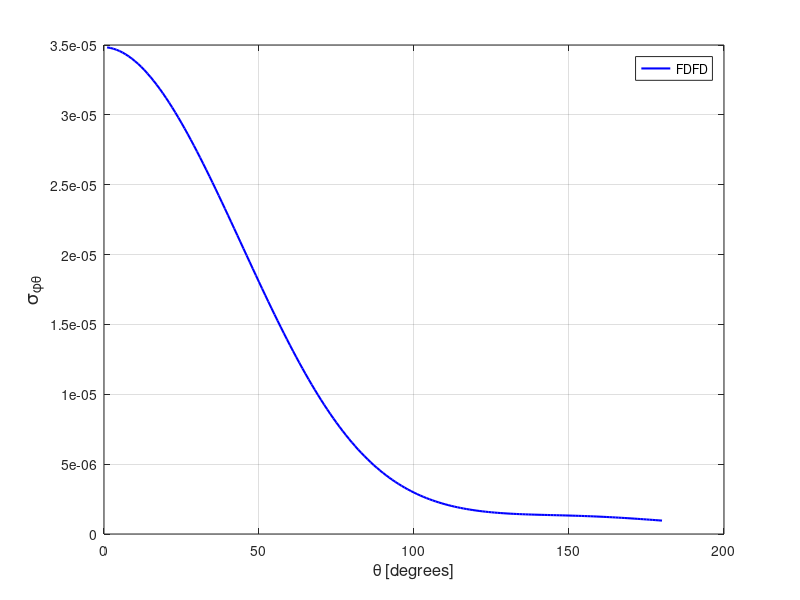

MATLAB code for this plot:
spt = [ 
    1  0.34828314E-04
    2  0.34791359E-04
    3  0.34735756E-04
    4  0.34661898E-04
    5  0.34569399E-04
    6  0.34458975E-04
    7  0.34330722E-04
    8  0.34185545E-04
    9  0.34022887E-04
   10  0.33843658E-04
   11  0.33648190E-04
   12  0.33436387E-04
   13  0.33208984E-04
   14  0.32966345E-04
   15  0.32708867E-04
   16  0.32437063E-04
   17  0.32151485E-04
   18  0.31852211E-04
   19  0.31539959E-04
   20  0.31215295E-04
   21  0.30877873E-04
   22  0.30528801E-04
   23  0.30168916E-04
   24  0.29797982E-04
   25  0.29416935E-04
   26  0.29026331E-04
   27  0.28626378E-04
   28  0.28217446E-04
   29  0.27800414E-04
   30  0.27376000E-04
   31  0.26943986E-04
   32  0.26505433E-04
   33  0.26060543E-04
   34  0.25610119E-04
   35  0.25154326E-04
   36  0.24694129E-04
   37  0.24229043E-04
   38  0.23761315E-04
   39  0.23290200E-04
   40  0.22815530E-04
   41  0.22339582E-04
   42  0.21861932E-04
   43  0.21382642E-04
   44  0.20902797E-04
   45  0.20423049E-04
   46  0.19943105E-04
   47  0.19464993E-04
   48  0.18987253E-04
   49  0.18511060E-04
   50  0.18037223E-04
   51  0.17566139E-04
   52  0.17097216E-04
   53  0.16633028E-04
   54  0.16172344E-04
   55  0.15714963E-04
   56  0.15263155E-04
   57  0.14816481E-04
   58  0.14374006E-04
   59  0.13938744E-04
   60  0.13508379E-04
   61  0.13084939E-04
   62  0.12668471E-04
   63  0.12258308E-04
   64  0.11855939E-04
   65  0.11460384E-04
   66  0.11073396E-04
   67  0.10693547E-04
   68  0.10322469E-04
   69  0.99592844E-05
   70  0.96048216E-05
   71  0.92589398E-05
   72  0.89220539E-05
   73  0.85935253E-05
   74  0.82743190E-05
   75  0.79641304E-05
   76  0.76625965E-05
   77  0.73701704E-05
   78  0.70871702E-05
   79  0.68129375E-05
   80  0.65477479E-05
   81  0.62917748E-05
   82  0.60443695E-05
   83  0.58058854E-05
   84  0.55758846E-05
   85  0.53549070E-05
   86  0.51419674E-05
   87  0.49377845E-05
   88  0.47413541E-05
   89  0.45534871E-05
   90  0.43734640E-05
   91  0.42010179E-05
   92  0.40358595E-05
   93  0.38784287E-05
   94  0.37280531E-05
   95  0.35844919E-05
   96  0.34478128E-05
   97  0.33175108E-05
   98  0.31937268E-05
   99  0.30762390E-05
  100  0.29642465E-05
  101  0.28583504E-05
  102  0.27578690E-05
  103  0.26625978E-05
  104  0.25726272E-05
  105  0.24877304E-05
  106  0.24072845E-05
  107  0.23311500E-05
  108  0.22599042E-05
  109  0.21927237E-05
  110  0.21295862E-05
  111  0.20701518E-05
  112  0.20143286E-05
  113  0.19620543E-05
  114  0.19132085E-05
  115  0.18674494E-05
  116  0.18247084E-05
  117  0.17848189E-05
  118  0.17479284E-05
  119  0.17131620E-05
  120  0.16813457E-05
  121  0.16516742E-05
  122  0.16241033E-05
  123  0.15986435E-05
  124  0.15752372E-05
  125  0.15536323E-05
  126  0.15338086E-05
  127  0.15155008E-05
  128  0.14987588E-05
  129  0.14832423E-05
  130  0.14692812E-05
  131  0.14563584E-05
  132  0.14444937E-05
  133  0.14336806E-05
  134  0.14237407E-05
  135  0.14146468E-05
  136  0.14063206E-05
  137  0.13985867E-05
  138  0.13913507E-05
  139  0.13845117E-05
  140  0.13781154E-05
  141  0.13720700E-05
  142  0.13663310E-05
  143  0.13607165E-05
  144  0.13551439E-05
  145  0.13496525E-05
  146  0.13441270E-05
  147  0.13385281E-05
  148  0.13328689E-05
  149  0.13267995E-05
  150  0.13207227E-05
  151  0.13142555E-05
  152  0.13076341E-05
  153  0.13006305E-05
  154  0.12932487E-05
  155  0.12854540E-05
  156  0.12773036E-05
  157  0.12686702E-05
  158  0.12596799E-05
  159  0.12502015E-05
  160  0.12402322E-05
  161  0.12298138E-05
  162  0.12189338E-05
  163  0.12076242E-05
  164  0.11957687E-05
  165  0.11836394E-05
  166  0.11709075E-05
  167  0.11578425E-05
  168  0.11444284E-05
  169  0.11305374E-05
  170  0.11162819E-05
  171  0.11017721E-05
  172  0.10869242E-05
  173  0.10717176E-05
  174  0.10562634E-05
  175  0.10405857E-05
  176  0.10246094E-05
  177  0.10085561E-05
  178  0.99231590E-06
  179  0.97597308E-06
  180  0.95947564E-06
  181  0.94293449E-06
  182  0.92635997E-06
  183  0.90977960E-06
  184  0.89319951E-06
  185  0.87665501E-06
  186  0.86020083E-06
  187  0.84379758E-06
  188  0.82752842E-06
  189  0.81146823E-06
  190  0.79550512E-06
  191  0.77974244E-06
  192  0.76422867E-06
  193  0.74894655E-06
  194  0.73388787E-06
  195  0.71912473E-06
  196  0.70467775E-06
  197  0.69046467E-06
  198  0.67667980E-06
  199  0.66316409E-06
  200  0.64997391E-06
  201  0.63723263E-06
  202  0.62484406E-06
  203  0.61284106E-06
  204  0.60127144E-06
  205  0.59004356E-06
  206  0.57924882E-06
  207  0.56896761E-06
  208  0.55912619E-06
  209  0.54967069E-06
  210  0.54075980E-06
  211  0.53227802E-06
  212  0.52432614E-06
  213  0.51673226E-06
  214  0.50968754E-06
  215  0.50319466E-06
  216  0.49717573E-06
  217  0.49171791E-06
  218  0.48671643E-06
  219  0.48219533E-06
  220  0.47830969E-06
  221  0.47496221E-06
  222  0.47212669E-06
  223  0.46995720E-06
  224  0.46829118E-06
  225  0.46727644E-06
  226  0.46687126E-06
  227  0.46695408E-06
  228  0.46779323E-06
  229  0.46924831E-06
  230  0.47148256E-06
  231  0.47421668E-06
  232  0.47788797E-06
  233  0.48211774E-06
  234  0.48724445E-06
  235  0.49319112E-06
  236  0.49993162E-06
  237  0.50767864E-06
  238  0.51627893E-06
  239  0.52601587E-06
  240  0.53672392E-06
  241  0.54853757E-06
  242  0.56157506E-06
  243  0.57597578E-06
  244  0.59155548E-06
  245  0.60872179E-06
  246  0.62737388E-06
  247  0.64763162E-06
  248  0.66997706E-06
  249  0.69408594E-06
  250  0.72011380E-06
  251  0.74850533E-06
  252  0.77905952E-06
  253  0.81247720E-06
  254  0.84855333E-06
  255  0.88725483E-06
  256  0.92937398E-06
  257  0.97500424E-06
  258  0.10241113E-05
  259  0.10769326E-05
  260  0.11338440E-05
  261  0.11952854E-05
  262  0.12612445E-05
  263  0.13324051E-05
  264  0.14086999E-05
  265  0.14905703E-05
  266  0.15785112E-05
  267  0.16725400E-05
  268  0.17731497E-05
  269  0.18809518E-05
  270  0.19961069E-05
  271  0.21183957E-05
  272  0.22492693E-05
  273  0.23882969E-05
  274  0.25360075E-05
  275  0.26933419E-05
  276  0.28599738E-05
  277  0.30362571E-05
  278  0.32228158E-05
  279  0.34198220E-05
  280  0.36279118E-05
  281  0.38472340E-05
  282  0.40778141E-05
  283  0.43201176E-05
  284  0.45742599E-05
  285  0.48409074E-05
  286  0.51200927E-05
  287  0.54114075E-05
  288  0.57159677E-05
  289  0.60331759E-05
  290  0.63635434E-05
  291  0.67071596E-05
  292  0.70631686E-05
  293  0.74330660E-05
  294  0.78153180E-05
  295  0.82104334E-05
  296  0.86189430E-05
  297  0.90397525E-05
  298  0.94732286E-05
  299  0.99185918E-05
  300  0.10375182E-04
  301  0.10844234E-04
  302  0.11323325E-04
  303  0.11814114E-04
  304  0.12314911E-04
  305  0.12824964E-04
  306  0.13344405E-04
  307  0.13872798E-04
  308  0.14409457E-04
  309  0.14952833E-04
  310  0.15502481E-04
  311  0.16059163E-04
  312  0.16620583E-04
  313  0.17186498E-04
  314  0.17756018E-04
  315  0.18328399E-04
  316  0.18903136E-04
  317  0.19478775E-04
  318  0.20054782E-04
  319  0.20630816E-04
  320  0.21205267E-04
  321  0.21777949E-04
  322  0.22346974E-04
  323  0.22912172E-04
  324  0.23473125E-04
  325  0.24027466E-04
  326  0.24575580E-04
  327  0.25117448E-04
  328  0.25650270E-04
  329  0.26173384E-04
  330  0.26688058E-04
  331  0.27192073E-04
  332  0.27684926E-04
  333  0.28165154E-04
  334  0.28633121E-04
  335  0.29087763E-04
  336  0.29528373E-04
  337  0.29954464E-04
  338  0.30365585E-04
  339  0.30761072E-04
  340  0.31139789E-04
  341  0.31502321E-04
  342  0.31847558E-04
  343  0.32175562E-04
  344  0.32485714E-04
  345  0.32777552E-04
  346  0.33050885E-04
  347  0.33305208E-04
  348  0.33540458E-04
  349  0.33757413E-04
  350  0.33954242E-04
  351  0.34131906E-04
  352  0.34289784E-04
  353  0.34427729E-04
  354  0.34546367E-04
  355  0.34645356E-04
  356  0.34724595E-04
  357  0.34783916E-04
  358  0.34824036E-04
  359  0.34844761E-04
  360  0.34845947E-04
 ]; 
plot(spt(1:180,1),spt(1:180,2),'b-','linewidth',1.5 ); 
grid on 
legend('FDFD');
xlabel('\theta [degrees]','FontSize',12);
ylabel('\sigma_{\phi\theta}','FontSize',14);
